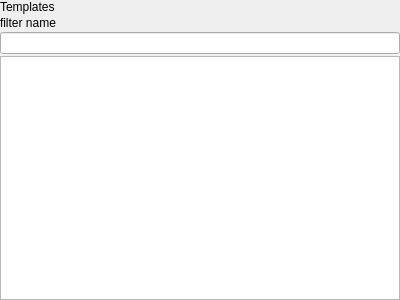
<?xml version="1.0" encoding="UTF-8"?>
<ui version="4.0">
 <class>templex::frontend::ClassTemplateSelector</class>
 <widget class="QWidget" name="templex::frontend::ClassTemplateSelector">
  <property name="geometry">
   <rect>
    <x>0</x>
    <y>0</y>
    <width>400</width>
    <height>300</height>
   </rect>
  </property>
  <property name="windowTitle">
   <string>Form</string>
  </property>
  <layout class="QVBoxLayout" name="verticalLayout" stretch="0,0,0,1">
   <property name="spacing">
    <number>2</number>
   </property>
   <property name="leftMargin">
    <number>0</number>
   </property>
   <property name="topMargin">
    <number>0</number>
   </property>
   <property name="rightMargin">
    <number>0</number>
   </property>
   <property name="bottomMargin">
    <number>0</number>
   </property>
   <item>
    <widget class="QLabel" name="bigLabel">
     <property name="text">
      <string>Templates</string>
     </property>
    </widget>
   </item>
   <item>
    <widget class="QLabel" name="filterLabel">
     <property name="text">
      <string>filter name</string>
     </property>
    </widget>
   </item>
   <item>
    <widget class="QLineEdit" name="filterEdit"/>
   </item>
   <item>
    <widget class="QListView" name="listView"/>
   </item>
  </layout>
 </widget>
 <resources/>
 <connections/>
</ui>
